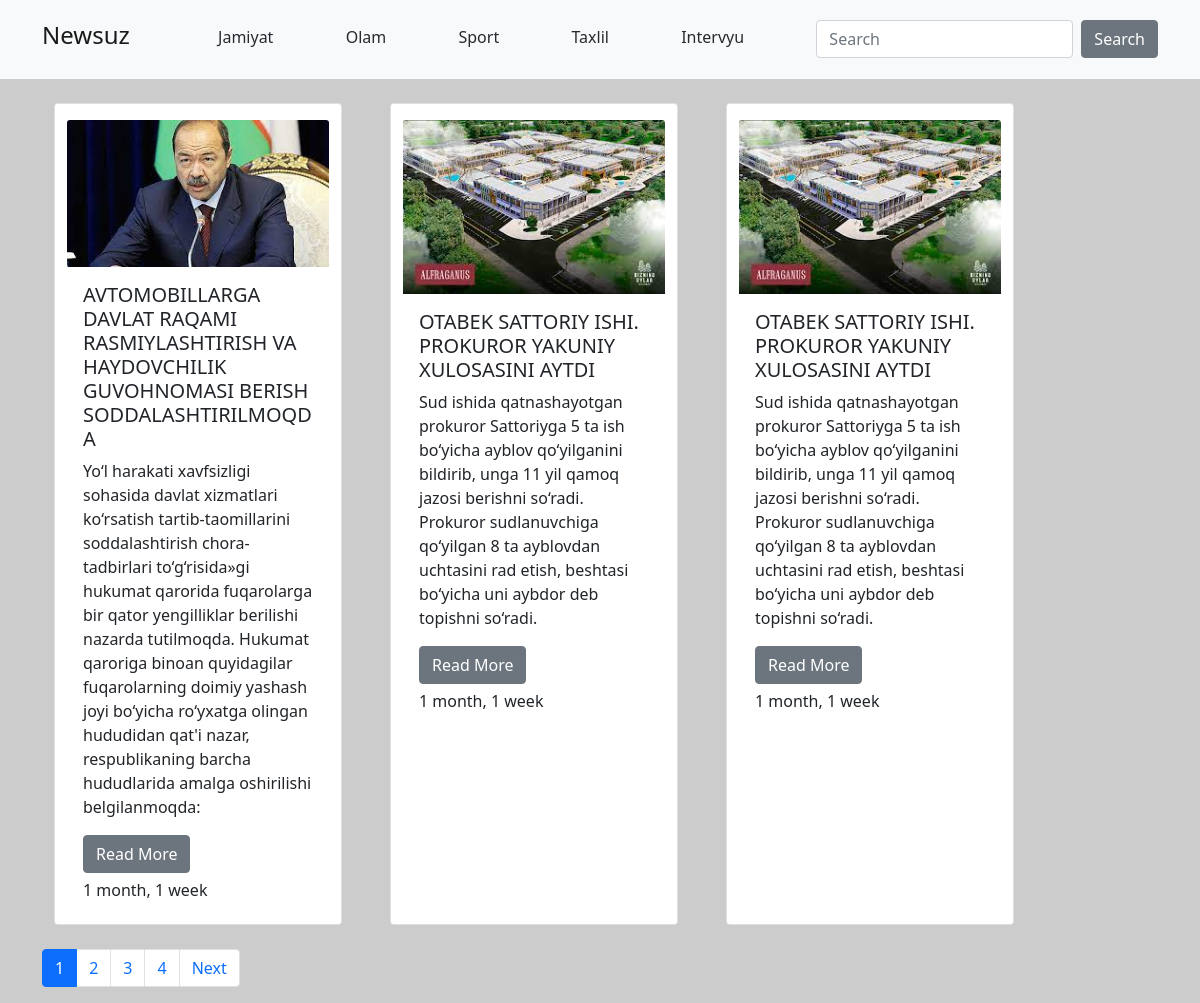
The page / on the database its author committed.
### categories/models.py (models this page shows, shortened)
class CategoryModel(models.Model):
    title =models.CharField(max_length=150)
    class Meta:
        verbose_name = 'category'
        verbose_name_plural = 'categories'

### Newssite/models.py (models this page shows, shortened)
class NewsModel(models.Model):
    title = models.CharField(max_length=255)
    description = models.TextField()
    created_at = models.DateTimeField(auto_now_add=True)
    image = models.ImageField()
    category = models.ForeignKey(CategoryModel, on_delete=models.PROTECT, related_name='news', null=True)
    class Meta:
        verbose_name = 'new'
        verbose_name_plural = 'news'

### Newssite/views.py (the view)
# urls.py: path('', NewsListView.as_view(), name = 'list'),
class NewsListView(ListView):
    template_name = 'mainnews.html'
    model = NewsModel
    paginate_by = 3
    def get_context_data(self, **kwargs):
        context = super().get_context_data(**kwargs)
        x = ceil(NewsModel.objects.count() / self.paginate_by)
        context['range'] = range(x)
        return context

### Newssite/templatetags/my_filters.py (called while the page is built)
@register.filter
def to_upper(value):
    return value.upper()

### Website/context_processors.py (called while the page is built)
def get_categories(request):
    return {
        'categories': CategoryModel.objects.all()
    }

### templates/mainnews.html (shortened to what this page needs)
{% extends 'base.html' %}
{% load my_filters %}
{% block content %}
    <div class="row">
        {% for i in object_list %}
            <div class="card col-4 m-4" style="width: 18rem;">
                <a href="{% url 'news:detail' pk=i.pk %}">
                    <img class="card-img-top mt-3" src="{{ i.image.url }}" alt="Card image cap">
                </a>
                <div class="card-body">
                    <h5 class="card-title">{{ i.title|to_upper }}</h5>
                    <p class="card-text">{{ i.description }}</p>
                    <div>
                        <a href="{% url 'news:detail' pk=i.pk %}">
                            <button class="btn btn-secondary">Read More</button>
                        </a>
                        <div class="mt-2">
                            <h6>{{ i.created_at|timesince }}</h6>
                        </div>
                    </div>
                </div>
            </div>
        {% endfor %}
    </div>
    <div aria-label="Page navigation example">
        <ul class="pagination justify-content">
            {% for i in range %}
                <li class="page-item {% if page_obj.number == forloop.counter %}active{% endif %}">
                    <a class="page-link" href="/?page={{ forloop.counter }}">{{ forloop.counter }}</a>
                </li>
            {% endfor %}
            {% if page_obj.has_next %}
                <li class="page-item">
                    <a class="page-link" href="/?page={{ page_obj.next_page_number }}">Next</a>
                </li>
            {% endif %}
        </ul>
    </div>
{% endblock %}

### templates/base.html (shortened to what this page needs)
{% load static %}
<!DOCTYPE html>
<html lang="en">
<head>
    <link href="https://cdn.jsdelivr.net/npm/bootstrap@5.0.0-beta3/dist/css/bootstrap.min.css" rel="stylesheet"
>
</head>
<body>
{% include 'layouts/header.html' %}
<div class="container">
    {% block content %}{% endblock %}
</div>
</body>
</html>

### templates/layouts/header.html
<nav class="navbar navbar-light bg-light p-3">
    <div class="container">
        <a href="{% url 'news:list' %}" class="navbar-brand">
            <h4>Newsuz</h4>
        </a>
        {% for i in categories %}
            <a href="{% url 'news:category' pk=i.pk %}">
                <h6 class="mt-1">{{ i.title }}</h6>
            </a>
        {% endfor %}
        <form class="d-flex">
            <input value="{{ request.GET.q }}" name="q" class="form-control me-2" type="search" placeholder="Search"
                   aria-label="Search">
            <button class="btn btn-secondary" type="submit">Search</button>
        </form>
    </div>
</nav>

### templates/base.html (style rules this page uses)
body { background-color: #cccccc; }
a { text-decoration: none; color: rgb(38, 42, 48); }

### rows shown on the page
CategoryModel: title "Jamiyat"
CategoryModel: title "Olam"
CategoryModel: title "Sport"
CategoryModel: title "Taxlil"
CategoryModel: title "Intervyu"
NewsModel: image (picture), title|to_upper "AVTOMOBILLARGA DAVLAT RAQAMI RASMIYLASHTIRISH VA HAYDOVCHILIK GUVOHNOMASI BERISH SODDALASHTIRILMOQDA", description "Yo‘l harakati xavfsizligi sohasida davlat xizmatlari ko‘rsatish tartib-taomillarini soddalashtirish chora-tadbirlari to‘g‘risida»gi hukumat qarorida fuqarolarga bir qator yengilliklar berilishi nazarda tutilmoqda. Hukumat qaroriga binoan quyidagilar fuqarolarning doimiy yashash joyi bo‘yicha ro‘yxatga olingan hududidan qat'i nazar, respublikaning barcha hududlarida amalga oshirilishi belgilanmoqda:", created_at "1 month, 1 week"
NewsModel: image (picture), title|to_upper "OTABEK SATTORIY ISHI. PROKUROR YAKUNIY XULOSASINI AYTDI", description "Sud ishida qatnashayotgan prokuror Sattoriyga 5 ta ish bo‘yicha ayblov qo‘yilganini bildirib, unga 11 yil qamoq jazosi berishni so‘radi. Prokuror sudlanuvchiga qo‘yilgan 8 ta ayblovdan uchtasini rad etish, beshtasi bo‘yicha uni aybdor deb topishni so‘radi.", created_at "1 month, 1 week"
NewsModel: image (picture), title|to_upper "OTABEK SATTORIY ISHI. PROKUROR YAKUNIY XULOSASINI AYTDI", description "Sud ishida qatnashayotgan prokuror Sattoriyga 5 ta ish bo‘yicha ayblov qo‘yilganini bildirib, unga 11 yil qamoq jazosi berishni so‘radi. Prokuror sudlanuvchiga qo‘yilgan 8 ta ayblovdan uchtasini rad etish, beshtasi bo‘yicha uni aybdor deb topishni so‘radi.", created_at "1 month, 1 week"
